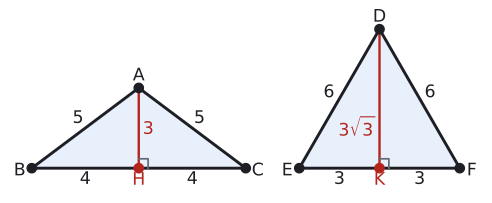

Write Python code to recreate this figure.
import sys; sys.path.insert(0, "tools")
from cizim import *

# Örnek 5: solda |AB| = |AC| = 5, |BC| = 8 ikizkenar (h = 3); sağda kenarı 6 olan eşkenar DEF (h = 3√3).
P = lambda x, y: np.array([float(x), float(y)])
uz = lambda X, Y: float(np.linalg.norm(X - Y))
def dik(K, X, Y, r):
    """K köşesinde KX ile KY arasındaki dik açı işareti (r: kenar boyu)."""
    a_ = (X - K) / uz(X, K) * r; b_ = (Y - K) / uz(Y, K) * r
    ax.plot(*zip(K + a_, K + a_ + b_, K + b_), color=SOLUK, lw=1.3)
def kenar(X, Y, metin, G, d, renk=YAZI, fs=13):
    """[XY] kenarının ortasına, G'den uzak yana d kadar açıkta etiket."""
    M = (X + Y) / 2; t = (Y - X) / uz(X, Y); n = np.array([-t[1], t[0]])
    if np.dot(n, M - G) < 0: n = -n
    ax.text(*(M + d * n), metin, ha="center", va="center", color=renk, fontsize=fs)
def olcu(X, Y, metin, kay, renk=SOLUK, fs=13):
    """X ile Y arasında, kay vektörü kadar kaydırılmış oklu ölçü çizgisi; yazı çizginin dışında."""
    kay = np.array(kay, dtype=float); X2, Y2 = X + kay, Y + kay
    ax.annotate("", xy=Y2, xytext=X2, arrowprops=dict(arrowstyle="<->", color=renk, lw=1.2, shrinkA=0, shrinkB=0))
    for Z in (X, Y): ax.plot(*zip(Z + kay * 0.6, Z + kay * 1.4), color=renk, lw=1)
    M = (X2 + Y2) / 2 + 0.75 * kay
    ax.text(*M, metin, ha="center", va="center", color=YAZI, fontsize=fs)
def harf(X, ad, dx, dy, renk=YAZI):
    nokta(ax, *X, "", renk=renk)
    ax.text(X[0] + dx, X[1] + dy, ad, ha="center", va="center", color=renk, fontsize=13)

B, C, A = P(0, 0), P(8, 0), P(4, 3); H = P(4, 0)
E, F, D = P(10, 0), P(16, 0), P(13, 3 * np.sqrt(3)); K_ = P(13, 0)
print("AB", uz(A, B), "DE", round(uz(D, E), 4), "DF", round(uz(D, F), 4), "h", round(uz(D, K_), 4))
G1, G2 = (A + B + C) / 3, (D + E + F) / 3
fig, ax = sekil(6.4, 3.2)
ax.set_aspect("equal"); ax.axis("off")
for X, Y, Z in ((A, B, C), (D, E, F)):
    ax.add_patch(patches.Polygon([X, Y, Z], closed=True, facecolor=MAVI_ACIK, edgecolor="none"))
    ax.plot(*zip(Y, Z, X, Y), color=YAZI)
ax.plot(*zip(A, H), color=KIRMIZI, lw=1.8); ax.plot(*zip(D, K_), color=KIRMIZI, lw=1.8)
dik(H, A, C, 0.35); dik(K_, D, F, 0.35)
harf(A, "A", 0, 0.45); harf(B, "B", -0.45, -0.1); harf(C, "C", 0.45, -0.1); harf(H, "H", 0, -0.45, KIRMIZI)
harf(D, "D", 0, 0.45); harf(E, "E", -0.45, -0.1); harf(F, "F", 0.45, -0.1); harf(K_, "K", 0, -0.45, KIRMIZI)
kenar(A, B, "5", G1, 0.45); kenar(A, C, "5", G1, 0.45)
ax.text(2, -0.42, "4", ha="center", va="center", fontsize=13); ax.text(6, -0.42, "4", ha="center", va="center", fontsize=13)
ax.text(4.15, 1.45, "3", ha="left", va="center", color=KIRMIZI, fontsize=13)
kenar(D, E, "6", G2, 0.45); kenar(D, F, "6", G2, 0.45)
ax.text(11.5, -0.42, "3", ha="center", va="center", fontsize=13); ax.text(14.5, -0.42, "3", ha="center", va="center", fontsize=13)
ax.text(12.85, 1.5, "$3\\sqrt{3}$", ha="right", va="center", color=KIRMIZI, fontsize=13)
ax.set_xlim(-0.9, 16.9); ax.set_ylim(-1.0, 6.0)
kaydet(fig, __file__)
